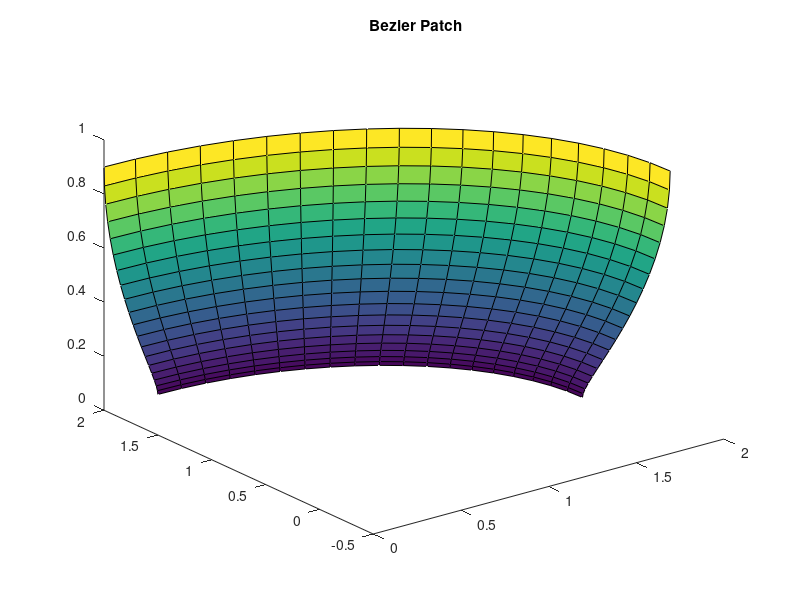

Here is the MATLAB script that generated this plot: (Note: this script raises an error after producing the figure.)
clear
close all
load patch_control.mat
P(:,:,:) = patch_control;

%A way of setting control points taken from user
% for k = 1:3
% P(:,:,k) = [ p00(k) p01(k) p02(k) p03(k);
%              p10(k) p11(k) p12(k) p13(k); 
%              p20(k) p21(k) p22(k) p23(k); 
%              p30(k) p31(k) p32(k) p33(k)];
% end
%conversion matrix M
M=[1 0 0 0; -3 3 0 0; 3 -6 3 0;-1 3 -3 1];

n=20; % number of values between points; 
v=linspace(0,1,n); % parameterization
u=linspace(0,1,n); % parameterization

% generate points
for i = 1:length(u)
    for j = 1:length(v)
    U = [1 u(i) u(i)^2 u(i)^3];
    V = [1 v(j) v(j)^2 v(j)^3]';
        for k = 1:3 % interpolation for each dimension of control points
            Q(i,j,k) = U * M * P(:,:,k) * M' * V;
        end
    end
end

figure 
hold on
surface(Q(:,:,1),Q(:,:,2),Q(:,:,3))
title('\bf Bezier Patch');
view(3); 

%Convert to stl b4 converting to obj
x=Q(:,:,1);
y=Q(:,:,2);
z=Q(:,:,3);
stlwrite('test.stl',x,y,z,'mode','ascii');

%set end condition to to pull stop reading from stl file
fid=fopen('test.stl','a');
fprintf(fid,'Theend\n');
fclose(fid);

%prepare for obj
fid=fopen('test.stl');
line = fgetl(fid);
i=1;
while 0==strcmp(line,'Theend')

    line = fgetl(fid);
    words = textscan(line,'%s');
    
    if strcmp(words{1,1}{1,1}, 'vertex')
      
      vx=str2double(words{1,1}{2,1});
      vy=str2double(words{1,1}{3,1});
      vz=str2double(words{1,1}{4,1});
      vertexes(i,:) = [vx, vy, vz];
      i=i+1;
    end
end
fclose(fid);

[vertex_Set,ia,ic] = unique(vertexes(:,1:3),'rows');

j=1;
for i=1:length(vertexes)
    if rem(i,3)==0
        [~,indx1]=ismember(vertexes(i-2,:),vertex_Set,'rows');
        [~,indx2]=ismember(vertexes(i-1,:),vertex_Set,'rows');
        [~,indx3]=ismember(vertexes(i,:),vertex_Set,'rows');
        faces(j,:) = [indx1, indx2, indx3];
        j=j+1;
    end
end

[rFaces,~]=size(faces);
[rVertexes,~]=size(vertex_Set);

fid2=fopen('test.obj','w');
k=1;
for i=1:(rFaces+rVertexes)
    if i <= rVertexes
        fprintf(fid2,'v ');
        fprintf(fid2,num2str(vertex_Set(i,:)));
        fprintf(fid2, '\n');
    else
        fprintf(fid2,'f ');
        fprintf(fid2,num2str(faces(k,:)));
        fprintf(fid2, '\n');
        k=k+1;
    end
    
        
end
fclose(fid2);



%%%%%%%%%%%%%%%%%%%%%%%%%%%%%%%%%%%%%%%%%%%%%%%%%%%%%%%%%%%%%%%%%%%%%%%%%%%
% extra stuff might need later
%%%%%%%%%%%%%%%%%%%%%%%%%%%%%%%%%%%%%%%%%%%%%%%%%%%%%%%%%%%%%%%%%%%%%%%%%%%
%     if strcmp(words{1,1}{1,1}, 'vertex')
%       fprintf(fid2,'v ');
%       fprintf(fid2,words{1,1}{2,1});
%       fprintf(fid2,' ');
%       fprintf(fid2,words{1,1}{3,1});
%       fprintf(fid2,' ');
%       fprintf(fid2,words{1,1}{4,1});
%       fprintf(fid2,'\n');
%     end


